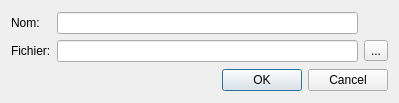
<?xml version="1.0" encoding="UTF-8"?>
<ui version="4.0">
 <class>HdTinEditorNewDialog</class>
 <widget class="QDialog" name="HdTinEditorNewDialog">
  <property name="geometry">
   <rect>
    <x>0</x>
    <y>0</y>
    <width>399</width>
    <height>103</height>
   </rect>
  </property>
  <property name="windowTitle">
   <string>Nouveau MNT à maille flexible</string>
  </property>
  <layout class="QVBoxLayout" name="verticalLayout">
   <item>
    <layout class="QGridLayout" name="gridLayout_2">
     <item row="1" column="0">
      <widget class="QLabel" name="label_2">
       <property name="text">
        <string>Fichier:</string>
       </property>
      </widget>
     </item>
     <item row="1" column="1">
      <widget class="QLineEdit" name="lineEditFile"/>
     </item>
     <item row="1" column="2">
      <widget class="QToolButton" name="toolButtonFile">
       <property name="text">
        <string>...</string>
       </property>
      </widget>
     </item>
     <item row="0" column="0">
      <widget class="QLabel" name="label">
       <property name="text">
        <string>Nom:</string>
       </property>
      </widget>
     </item>
     <item row="0" column="1">
      <widget class="QLineEdit" name="lineEditName"/>
     </item>
    </layout>
   </item>
   <item>
    <layout class="QHBoxLayout" name="layoutCRS"/>
   </item>
   <item>
    <widget class="QDialogButtonBox" name="buttonBox">
     <property name="orientation">
      <enum>Qt::Horizontal</enum>
     </property>
     <property name="standardButtons">
      <set>QDialogButtonBox::Cancel|QDialogButtonBox::Ok</set>
     </property>
    </widget>
   </item>
  </layout>
 </widget>
 <resources/>
 <connections>
  <connection>
   <sender>buttonBox</sender>
   <signal>accepted()</signal>
   <receiver>HdTinEditorNewDialog</receiver>
   <slot>accept()</slot>
   <hints>
    <hint type="sourcelabel">
     <x>248</x>
     <y>254</y>
    </hint>
    <hint type="destinationlabel">
     <x>157</x>
     <y>274</y>
    </hint>
   </hints>
  </connection>
  <connection>
   <sender>buttonBox</sender>
   <signal>rejected()</signal>
   <receiver>HdTinEditorNewDialog</receiver>
   <slot>reject()</slot>
   <hints>
    <hint type="sourcelabel">
     <x>316</x>
     <y>260</y>
    </hint>
    <hint type="destinationlabel">
     <x>286</x>
     <y>274</y>
    </hint>
   </hints>
  </connection>
 </connections>
</ui>
